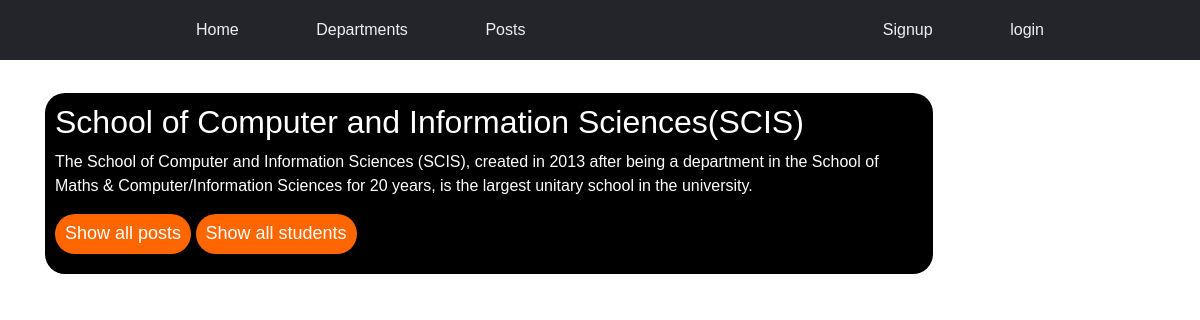
Page /department/details/1/ on the committed database.
### department/models.py (models this page shows, shortened)
class Department(models.Model):
    name = models.CharField(max_length=100)
    description = models.TextField()

### department/views.py (the view)
# urls.py: path('details/<int:pk>/', views.dept_details, name='details'),
def dept_details(request, pk):
    department = get_object_or_404(Department, pk=pk)
    return render(request, 'department/department_detail.html',
                            {'department': department,})

### department/templates/department/department_detail.html
{% extends 'base.html' %}
{% block content %}
    <div class='post-list'>
        <h2>{{ department.name }}</h2>
        <p>{{ department.description }}</p>
        <a href="{% url 'department:posts' pk=department.pk %}"><button>Show all posts</button></a>
        <a href="{% url 'department:students' pk=department.pk %}"><button>Show all students</button></a>
    </div>
{% endblock %}

### static/main.css (style rules this page uses)
body { margin: 0%; padding: 0%; font-family: sans-serif; }

### static/list.css (style rules this page uses)
.post-list { padding: 10px; margin-top: 3%; width: 80%; height: fit-content; background: black; color: white; top: 50%; left: 50%; box-sizing: border-box; border-radius: 20px; }
.post-list button { margin-bottom: 10px; border: none; outline: none; padding: 6px 10px 6px 10px; height: 40px; width: fit-content; background: #ff6600; color: white; font-size: 18px; border-radius: 20px; }
.post-list a { font-weight: bold; text-decoration: none; color: white; }

### rows in the picture
Department: name "School of Computer and Information Sciences(SCIS)", description "The School of Computer and Information Sciences (SCIS), created in 2013 after being a department in the School of Maths & Computer/Information Sciences for 20 years, is the largest unitary school in the university."
